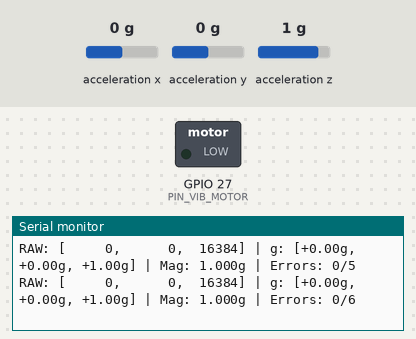
The sketch below on a simulated ESP32. Shown: switched loads named in the sketch (green lamp = pin HIGH), the last lines printed to the serial monitor. Wiring (inferred from the names in the program): MPU-6050 motion sensor at I2C address 0x68. The test bench sets the inputs (shaded band); at power-on: acceleration x 0 g, acceleration y 0 g, acceleration z 1 g.

Above: at 2.2 s.
2.3 s: acceleration x set to -1.4 g
At 2.59 s:
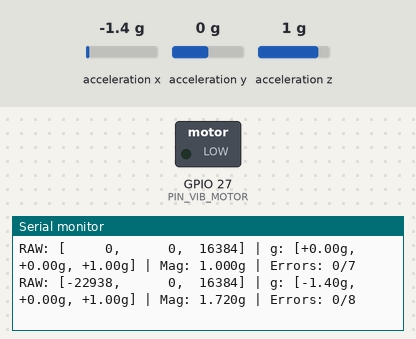
4.1 s: acceleration y set to -1.4 g
At 4.39 s:
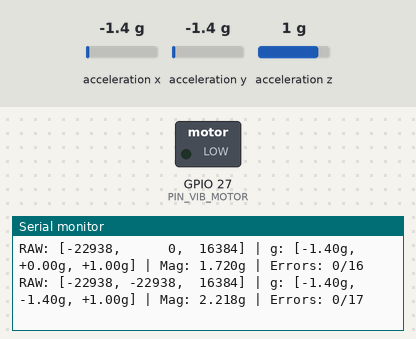
5.9 s: acceleration z set to -1.4 g
At 6.2 s:
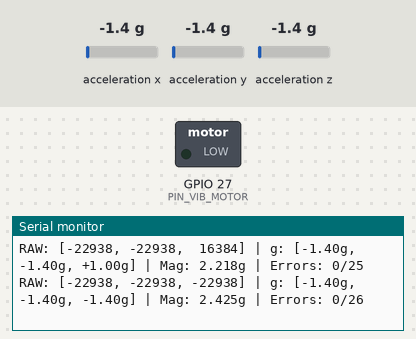

The sketch:

mpu6050_diagnostic.ino
```cpp
/*
 * 🔬 Guardian AI — Minimal MPU6050 Diagnostic & Calibration Sketch
 * Pinout: SDA = GPIO 21, SCL = GPIO 22, Motor = GPIO 27 (Kept LOW)
 * Purpose: Diagnostic verification of MPU6050 stationary 1.0g baseline, WHO_AM_I identity,
 *          ACCEL_CONFIG scale, and I2C transmission integrity.
 */

#include <Wire.h>

#define MPU6050_ADDR 0x68
const int PIN_VIB_MOTOR = 27;

uint32_t readErrorCount = 0;
uint32_t totalSampleCount = 0;
float lsbPerG = 16384.0f; // Default for ±2g range

void setup() {
  Serial.begin(115200);
  delay(1000);

  Serial.println("\n==============================================");
  Serial.println("🔬 MPU6050 Standalone Hardware Diagnostic");
  Serial.println("==============================================");

  pinMode(PIN_VIB_MOTOR, OUTPUT);
  digitalWrite(PIN_VIB_MOTOR, LOW);

  Wire.begin(21, 22);
  Wire.setClock(100000); // 100kHz Standard I2C Mode for diagnostic stability

  // 1. Verify Sensor Identity (WHO_AM_I register 0x75)
  Wire.beginTransmission(MPU6050_ADDR);
  Wire.write(0x75);
  uint8_t err = Wire.endTransmission(false);
  if (err != 0) {
    Serial.printf("❌ [I2C Error] MPU6050 not acknowledging on 0x68! I2C Error code: %d\n", err);
  } else {
    Wire.requestFrom((uint8_t)MPU6050_ADDR, (size_t)1, (bool)true);
    if (Wire.available() >= 1) {
      uint8_t whoAmI = Wire.read();
      Serial.printf("🔍 MPU6050 WHO_AM_I Register (0x75): 0x%02X (Expected: 0x68, 0x70, or 0x72)\n", whoAmI);
    }
  }

  // 2. Wake Up MPU6050 (PWR_MGMT_1 register 0x6B = 0x00)
  Wire.beginTransmission(MPU6050_ADDR);
  Wire.write(0x6B);
  Wire.write(0x00);
  err = Wire.endTransmission(true);
  if (err != 0) {
    Serial.printf("❌ [Power Config Failed] Failed to write PWR_MGMT_1. Error: %d\n", err);
  }

  // 3. Set Accelerometer Range to ±2g (ACCEL_CONFIG register 0x1C = 0x00)
  Wire.beginTransmission(MPU6050_ADDR);
  Wire.write(0x1C);
  Wire.write(0x00); // 0x00 = ±2g (16384 LSB/g)
  err = Wire.endTransmission(true);

  // 4. Read back ACCEL_CONFIG (0x1C) to verify scale
  Wire.beginTransmission(MPU6050_ADDR);
  Wire.write(0x1C);
  Wire.endTransmission(false);
  Wire.requestFrom((uint8_t)MPU6050_ADDR, (size_t)1, (bool)true);
  if (Wire.available() >= 1) {
    uint8_t accelCfg = Wire.read();
    uint8_t afsSel = (accelCfg >> 3) & 0x03;
    switch (afsSel) {
      case 0: lsbPerG = 16384.0f; Serial.println("✅ Configured Range: ±2g (16384 LSB/g)"); break;
      case 1: lsbPerG = 8192.0f;  Serial.println("✅ Configured Range: ±4g (8192 LSB/g)"); break;
      case 2: lsbPerG = 4096.0f;  Serial.println("✅ Configured Range: ±8g (4096 LSB/g)"); break;
      case 3: lsbPerG = 2048.0f;  Serial.println("✅ Configured Range: ±16g (2048 LSB/g)"); break;
    }
  }

  Serial.println("----------------------------------------------------------------------------------");
  Serial.println("Raw (ax, ay, az)          | Converted (gX, gY, gZ) g     | Magnitude | Read Errors");
  Serial.println("----------------------------------------------------------------------------------");
}

void loop() {
  static unsigned long lastLogTime = 0;

  // Limit rate to 5 log lines per second (every 200ms)
  if (millis() - lastLogTime >= 200) {
    lastLogTime = millis();
    totalSampleCount++;

    Wire.beginTransmission(MPU6050_ADDR);
    Wire.write(0x3B); // ACCEL_XOUT_H
    uint8_t err = Wire.endTransmission(false);

    if (err != 0) {
      readErrorCount++;
      Serial.printf("❌ [I2C Tx Error] Register 0x3B write failed with error code: %d (Total Errors: %u)\n", err, readErrorCount);
      return;
    }

    uint8_t bytesReceived = Wire.requestFrom((uint8_t)MPU6050_ADDR, (size_t)6, (bool)true);
    if (bytesReceived != 6 || Wire.available() < 6) {
      readErrorCount++;
      Serial.printf("❌ [I2C Rx Error] Incomplete sample! Expected 6 bytes, got %u (Total Errors: %u)\n", bytesReceived, readErrorCount);
      // Flush any partial bytes
      while (Wire.available() > 0) Wire.read();
      return;
    }

    uint8_t hX = Wire.read();
    uint8_t lX = Wire.read();
    int16_t ax = (int16_t)((hX << 8) | lX);

    uint8_t hY = Wire.read();
    uint8_t lY = Wire.read();
    int16_t ay = (int16_t)((hY << 8) | lY);

    uint8_t hZ = Wire.read();
    uint8_t lZ = Wire.read();
    int16_t az = (int16_t)((hZ << 8) | lZ);

    float gX = ax / lsbPerG;
    float gY = ay / lsbPerG;
    float gZ = az / lsbPerG;
    float magnitude = sqrt(gX * gX + gY * gY + gZ * gZ);

    Serial.printf("RAW: [%6d, %6d, %6d] | g: [%+.2fg, %+.2fg, %+.2fg] | Mag: %.3fg | Errors: %u/%u\n",
                  ax, ay, az, gX, gY, gZ, magnitude, readErrorCount, totalSampleCount);
  }
}
```

Measured:
- after the input at 2.3 s, the serial monitor: prints a new line after 0.14 s (image 1)
- after the input at 4.1 s, the serial monitor: prints a new line after 0.14 s (image 2)
- after the input at 5.9 s, the serial monitor: prints a new line after 0.14 s (image 3)
